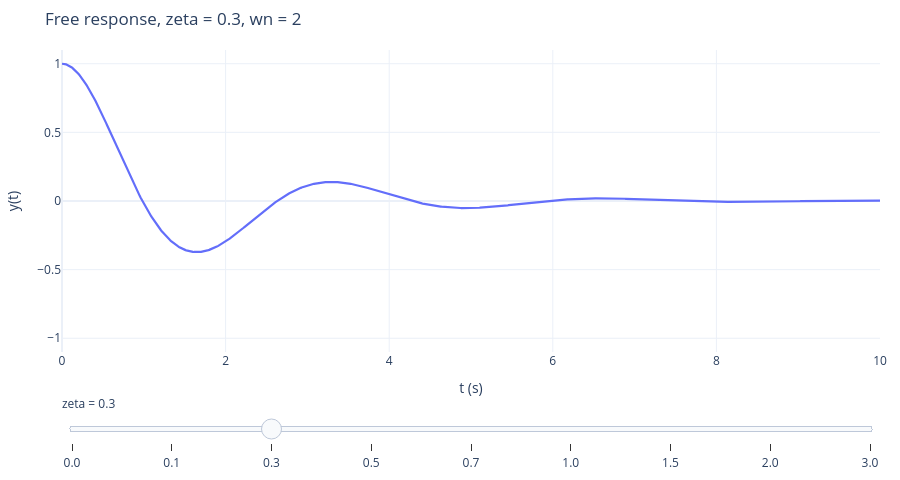

Source (notebook cell):
### Markdown cell above
改變阻尼比：拖動下方滑桿（$\omega_n=2$、$y_0=1$、$v_0=0$）。
每一種 $\zeta$ 都和數值積分比對，確認三種情形的公式（含係數 $c_1,c_2$）都正確。

### Code cell
zetas = [0.0, 0.1, 0.3, 0.5, 0.7, 1.0, 1.5, 2.0, 3.0]
tt = np.linspace(0, 10, 1001)
fig = go.Figure()
for k, zz in enumerate(zetas):
    yk, _ = sys2ndfree(zz, wn, y0, v0, tt)
    yn = solve_ivp(lambda ti, s: [s[1], -2 * zz * wn * s[1] - wn**2 * s[0]], (0, 10), [y0, v0],
                   t_eval=tt, rtol=1e-11, atol=1e-12).y[0]
    print(f"zeta = {zz:3.1f}: max |formula - solve_ivp| = {np.max(np.abs(yk - yn)):.1e}")
    fig.add_scatter(x=tt, y=yk, name=f"zeta = {zz}", visible=(zz == 0.3), line=dict(width=2.2))
steps = [dict(method="update", label=f"{zz}", args=[{"visible": [i == k for i in range(len(zetas))]},
                                                     {"title": f"Free response, zeta = {zz}, wn = 2"}]) for k, zz in enumerate(zetas)]
fig.update_layout(sliders=[dict(active=zetas.index(0.3), currentvalue=dict(prefix="zeta = "), pad=dict(t=40), steps=steps)])
fig.update_yaxes(range=[-1.1, 1.1])
show(fig, "Free response, zeta = 0.3, wn = 2", ylab="y(t)", h=480)

### Figure 1 — Plotly figure (JSON) as saved in the notebook; plotly's stock layout.template omitted (floating-point values rounded to 4 significant figures; data arrays with more than 128 entries replaced by an {"elided": "..."} marker saying what was removed)
{"data": [{"line": {"width": 2.2}, "name": "zeta = 0.0", "type": "scatter", "visible": false, "x": {"elided": "1001 float values"}, "y": {"elided": "1001 float values"}}, {"line": {"width": 2.2}, "name": "zeta = 0.1", "type": "scatter", "visible": false, "x": {"elided": "1001 float values"}, "y": {"elided": "1001 float values"}}, {"line": {"width": 2.2}, "name": "zeta = 0.3", "type": "scatter", "visible": true, "x": {"elided": "1001 float values"}, "y": {"elided": "1001 float values"}}, {"line": {"width": 2.2}, "name": "zeta = 0.5", "type": "scatter", "visible": false, "x": {"elided": "1001 float values"}, "y": {"elided": "1001 float values"}}, {"line": {"width": 2.2}, "name": "zeta = 0.7", "type": "scatter", "visible": false, "x": {"elided": "1001 float values"}, "y": {"elided": "1001 float values"}}, {"line": {"width": 2.2}, "name": "zeta = 1.0", "type": "scatter", "visible": false, "x": {"elided": "1001 float values"}, "y": {"elided": "1001 float values"}}, {"line": {"width": 2.2}, "name": "zeta = 1.5", "type": "scatter", "visible": false, "x": {"elided": "1001 float values"}, "y": {"elided": "1001 float values"}}, {"line": {"width": 2.2}, "name": "zeta = 2.0", "type": "scatter", "visible": false, "x": {"elided": "1001 float values"}, "y": {"elided": "1001 float values"}}, {"line": {"width": 2.2}, "name": "zeta = 3.0", "type": "scatter", "visible": false, "x": {"elided": "1001 float values"}, "y": {"elided": "1001 float values"}}], "layout": {"height": 480, "margin": {"b": 50, "l": 60, "r": 20, "t": 50}, "sliders": [{"active": 2, "currentvalue": {"prefix": "zeta = "}, "pad": {"t": 40}, "steps": [{"args": [{"visible": [true, false, false, false, false, false, false, false, false]}, {"title": "Free response, zeta = 0.0, wn = 2"}], "label": "0.0", "method": "update"}, {"args": [{"visible": [false, true, false, false, false, false, false, false, false]}, {"title": "Free response, zeta = 0.1, wn = 2"}], "label": "0.1", "method": "update"}, {"args": [{"visible": [false, false, true, false, false, false, false, false, false]}, {"title": "Free response, zeta = 0.3, wn = 2"}], "label": "0.3", "method": "update"}, {"args": [{"visible": [false, false, false, true, false, false, false, false, false]}, {"title": "Free response, zeta = 0.5, wn = 2"}], "label": "0.5", "method": "update"}, {"args": [{"visible": [false, false, false, false, true, false, false, false, false]}, {"title": "Free response, zeta = 0.7, wn = 2"}], "label": "0.7", "method": "update"}, {"args": [{"visible": [false, false, false, false, false, true, false, false, false]}, {"title": "Free response, zeta = 1.0, wn = 2"}], "label": "1.0", "method": "update"}, {"args": [{"visible": [false, false, false, false, false, false, true, false, false]}, {"title": "Free response, zeta = 1.5, wn = 2"}], "label": "1.5", "method": "update"}, {"args": [{"visible": [false, false, false, false, false, false, false, true, false]}, {"title": "Free response, zeta = 2.0, wn = 2"}], "label": "2.0", "method": "update"}, {"args": [{"visible": [false, false, false, false, false, false, false, false, true]}, {"title": "Free response, zeta = 3.0, wn = 2"}], "label": "3.0", "method": "update"}]}], "title": {"text": "Free response, zeta = 0.3, wn = 2"}, "xaxis": {"title": {"text": "t (s)"}}, "yaxis": {"range": [-1.1, 1.1], "title": {"text": "y(t)"}}}}
